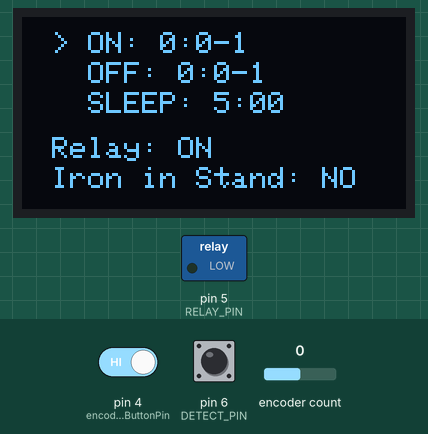
This sketch was run on a simulated Arduino Uno, built with avr-gcc and run on an emulated ATmega328P. Parts: 128×64 one-colour display, switched loads named in the sketch (green lamp = pin HIGH). The test bench sets the inputs (shaded band); at power-on: pin 6 (DETECT_PIN) HIGH, encoder count 0, pin 4 (encoderButtonPin) HIGH. EEPROM starts erased.

Above: at 4.2 s.
4.3 s: pin 6 (DETECT_PIN) pulled LOW for 1 s
At 5.3 s:
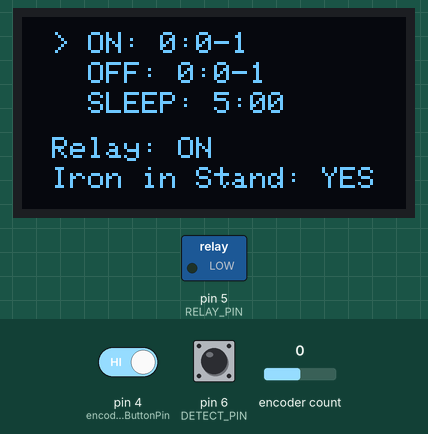
7.0 s: encoder count set to 4
At 7.9 s:
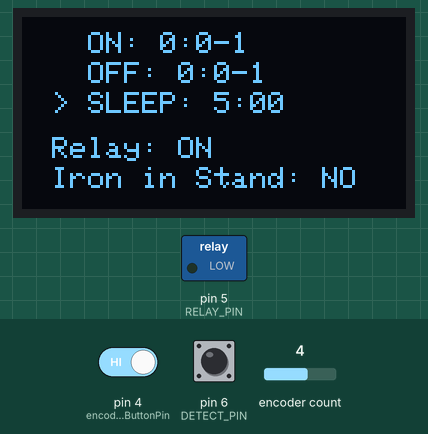
8.5 s: encoder count set to 3
At 8.9 s:
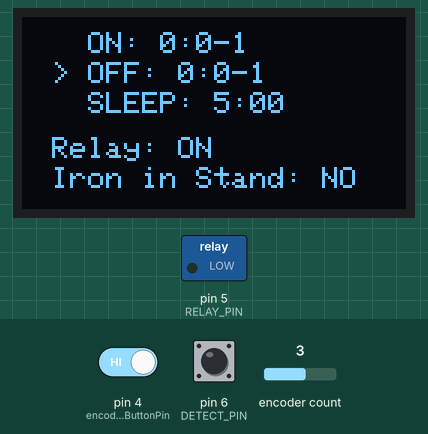
10.0 s: pin 6 (DETECT_PIN) pulled LOW for 1 s
At 11.0 s:
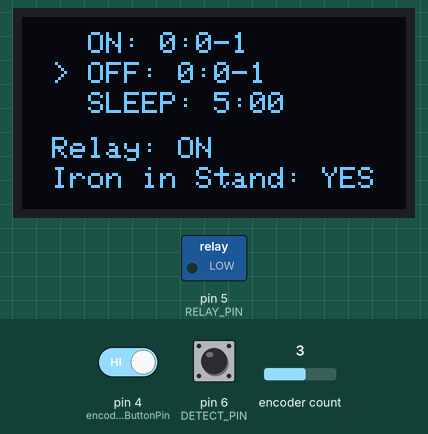
12.7 s: pin 6 (DETECT_PIN) pulled LOW for 3.2 s
Timing chart, 0 to 15.7 s (numbered marks = the images above; inputs shaded):
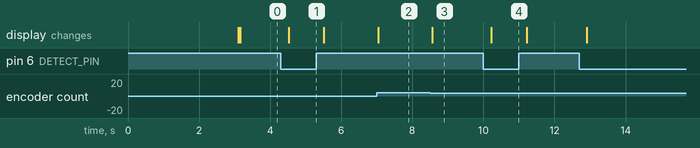

The sketch:

soldersync-v2.ino
```cpp
#include <Wire.h>
#include <Adafruit_GFX.h>
#include <Adafruit_SSD1306.h>
#include <EEPROM.h>
#include <Encoder.h>
#include <Bounce2.h>

// OLED settings
#define SCREEN_WIDTH 128
#define SCREEN_HEIGHT 64
#define OLED_RESET    -1
Adafruit_SSD1306 display(SCREEN_WIDTH, SCREEN_HEIGHT, &Wire, OLED_RESET);

#define RELAY_PIN 5
#define DETECT_PIN 6

// Encoder
Encoder myEnc(2, 3);
Bounce debouncer_1 = Bounce();
int encoderButtonPin = 4;

// Ground detection debounce
Bounce debouncer_2 = Bounce();

// Time settings
int onTime = 60;
int offTime = 60;
int sleepTime = 5 * 60; // default 5 mins in seconds

int currentSelection = 0; // 0 = ON, 1 = OFF, 2 = SLEEP

int tempOnTime = 60;
int tempOffTime = 60;
int tempSleepTime = 300;

static bool relayOn = true;
static bool detected = true;
bool adjusting = false;
bool displayOff = false;
bool sleepTriggered = false;
long lastEncoderPosition = 0;

#define ON_TIME_ADDRESS     0
#define OFF_TIME_ADDRESS    4
#define SLEEP_TIME_ADDRESS  8

unsigned long onTimerStart = 0;
unsigned long offTimerStart = 0;
unsigned long groundPullTimeStart = 0;

void setup() {
  pinMode(RELAY_PIN, OUTPUT);
  digitalWrite(RELAY_PIN, LOW);

  pinMode(encoderButtonPin, INPUT_PULLUP);
  debouncer_1.attach(encoderButtonPin);
  debouncer_1.interval(50);

  pinMode(DETECT_PIN, INPUT_PULLUP);
  debouncer_2.attach(DETECT_PIN);
  debouncer_2.interval(150);

  // Initialize OLED
  if (!display.begin(SSD1306_SWITCHCAPVCC, 0x3C)) {
    while (true);  // Hang if OLED not found
  }

  display.clearDisplay();
  display.setTextSize(2);
  display.setTextColor(SSD1306_WHITE);
  display.setCursor(5, 15);
  display.println("SolderSync");
  display.setCursor(50, 35);
  display.println("V2");
  display.display();
  delay(3000);

  EEPROM.get(ON_TIME_ADDRESS, onTime);
  EEPROM.get(OFF_TIME_ADDRESS, offTime);
  EEPROM.get(SLEEP_TIME_ADDRESS, sleepTime);

  // validate and reset if necessary
  if (onTime > 300 || offTime > 300) {
    onTime = 60;
    offTime = 60;
  }

  if (sleepTime < 60 || sleepTime > 1800) {
    sleepTime = 300; // reset to 5 minutes
  }

  tempOnTime = onTime;
  tempOffTime = offTime;
  tempSleepTime = sleepTime;

  saveTimerValues();
  updateDisplay();
}

void loop() {
  static long oldPosition = -999;
  long newPosition = myEnc.read() / 8;

  debouncer_1.update();
  debouncer_2.update();

  // Wake display on encoder movement
  if (displayOff && newPosition != oldPosition) {
    displayOff = false;
    display.ssd1306_command(SSD1306_DISPLAYON);
    updateDisplay();  // Refresh display content
  }

  if (debouncer_1.fell()) {
    if (!adjusting) {
      adjusting = true;
      lastEncoderPosition = newPosition;
    } else {
      adjusting = false;

      if (currentSelection == 0)
        onTime = tempOnTime;
      else if (currentSelection == 1)
        offTime = tempOffTime;
      else if (currentSelection == 2)
        sleepTime = tempSleepTime;

      saveTimerValues();
    }
    updateDisplay();
  }

  if (adjusting && newPosition != oldPosition) {
    adjustTimer(newPosition);
    oldPosition = newPosition;
    updateDisplay();
  } else if (!adjusting && newPosition != oldPosition) {
    currentSelection = newPosition % 3;
    lastEncoderPosition = myEnc.read() / 8;
    oldPosition = newPosition;
    updateDisplay();
  }

  controlRelay();
  checkDetectPin();
  updateDisplay();
}

void adjustTimer(long position) {
  long relativePosition = position - lastEncoderPosition;
  if (currentSelection == 0) {
    tempOnTime = constrain(tempOnTime + relativePosition, 0, 300);
  } else if (currentSelection == 1) {
    tempOffTime = constrain(tempOffTime + relativePosition, 0, 300);
  } else if (currentSelection == 2) {
    tempSleepTime = constrain(tempSleepTime + (relativePosition * 60), 60, 1800); // adjust in minutes
  }
  lastEncoderPosition = position;
}

void saveTimerValues() {
  int storedOnTime, storedOffTime, storedSleepTime;
  EEPROM.get(ON_TIME_ADDRESS, storedOnTime);
  EEPROM.get(OFF_TIME_ADDRESS, storedOffTime);
  EEPROM.get(SLEEP_TIME_ADDRESS, storedSleepTime);

  if (storedOnTime != onTime) EEPROM.put(ON_TIME_ADDRESS, onTime);
  if (storedOffTime != offTime) EEPROM.put(OFF_TIME_ADDRESS, offTime);
  if (storedSleepTime != sleepTime) EEPROM.put(SLEEP_TIME_ADDRESS, sleepTime);
}

void controlRelay() {
  if (onTime == 0 && offTime == 0) {
    digitalWrite(RELAY_PIN, HIGH);
    relayOn = false;
    return;
  }

  if (relayOn) {
    if (millis() - onTimerStart >= (unsigned long)onTime * 1000) {
      digitalWrite(RELAY_PIN, HIGH);
      relayOn = false;
      offTimerStart = millis();
    }
  } else {
    if (millis() - offTimerStart >= (unsigned long)offTime * 1000) {
      digitalWrite(RELAY_PIN, LOW);
      relayOn = true;
      onTimerStart = millis();
    }
  }
}

void checkDetectPin() {
  if (debouncer_2.read() == LOW) {
    detected = true;
    if (groundPullTimeStart == 0) {
      groundPullTimeStart = millis();
    }

    if (millis() - groundPullTimeStart >= (unsigned long)sleepTime * 1000) {
      digitalWrite(RELAY_PIN, HIGH);

      if (!displayOff) {
        displayOff = true;
        sleepTriggered = true;
        display.ssd1306_command(SSD1306_DISPLAYOFF);
      }
    }
  } else {
    detected = false;

    // Wake up if sleep was triggered
    if (displayOff && sleepTriggered) {
      displayOff = false;
      sleepTriggered = false;
      display.ssd1306_command(SSD1306_DISPLAYON);
      updateDisplay();
    }

    groundPullTimeStart = 0;
  }
}

void updateDisplay() {
  display.clearDisplay();
  display.setTextSize(1);

  display.setCursor(10, 5);
  display.print((currentSelection == 0) ? ">" : " ");
  display.print(" ON: ");
  display.println(formatTime(adjusting && currentSelection == 0 ? tempOnTime : onTime));

  display.setCursor(10, 15);
  display.print((currentSelection == 1) ? ">" : " ");
  display.print(" OFF: ");
  display.println(formatTime(adjusting && currentSelection == 1 ? tempOffTime : offTime));

  display.setCursor(10, 25);
  display.print((currentSelection == 2) ? ">" : " ");
  display.print(" SLEEP: ");
  display.println(formatTime(adjusting && currentSelection == 2 ? tempSleepTime : sleepTime));

  display.setCursor(10, 40);
  display.print("Relay: ");
  display.println(relayOn == true ? "ON" : "OFF");

  display.setCursor(10, 50);
  display.print("Iron in Stand: ");
  display.println(detected == true ? "YES" : "NO");

  display.display();
}

String formatTime(int time) {
  int minutes = time / 60;
  int seconds = time % 60;
  String formattedTime = String(minutes) + ":";
  if (seconds < 10) formattedTime += "0";
  formattedTime += String(seconds);
  return formattedTime;
}
```

Measured:
- after the input at 4.3 s, the display: changes after 0.22 s (image 1)
- after the input at 7.0 s, the display: changes at once (image 2)
- after the input at 8.5 s, the display: changes after 0.06 s (image 3)
- after the input at 10.0 s, the display: changes after 0.22 s (image 4)
